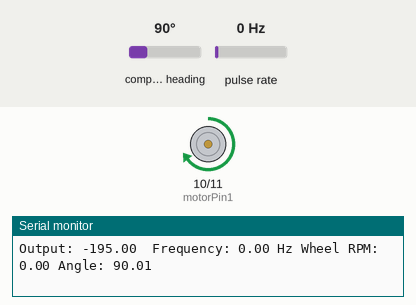
This sketch was run on a simulated Arduino Uno, built with avr-gcc and run on an emulated ATmega328P. Shown: motor-driver pin pairs drawn as motors (green arrow = first pin HIGH = forward, orange = second pin HIGH = backward, longer = more drive, scaled by the enable pin), the last lines printed to the serial monitor. Wiring (inferred from the names in the program): pulse sensor: data pin 2. Inputs (shaded band) come from the test bench; at power-on: compass heading 90°, pulse rate 0 Hz.

Above: at 1.3 s.
1.4 s: compass heading set to 248°
At 2.5 s:
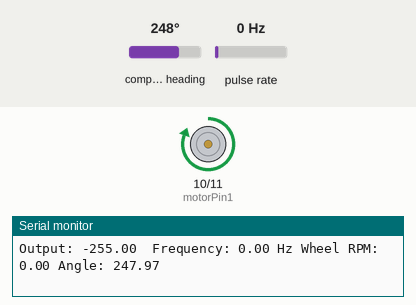
2.9 s: compass heading set to 255°
At 3.6 s:
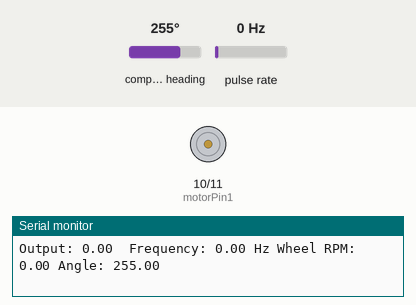
4.4 s: compass heading set to 125°
7.4 s: compass heading set to 115°
At 8.3 s:
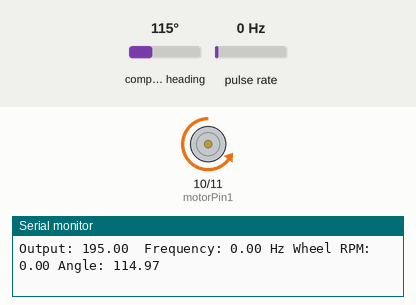
Timing chart, 0 to 10.4 s (numbered marks = the images above; inputs shaded):
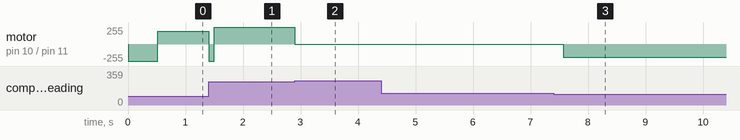

The sketch:

UpsideDownPendulum.ino
```cpp
#include <Wire.h>
#include <AS5600.h>
#include <PID_v1.h>
AS5600  as5600;  //create sensor object
unsigned long currentMs;  //current time variable
unsigned long lastMs;     // time of last measurement
const unsigned int FREE_RUN_PERIOD_MS = 100; //sampling period
float sig_angle_deg;  // angle measurement

// Motor control pins
const int motorPin1 = 10; // IN1
const int motorPin2 = 11; // IN2
const int enablePin = 9;  // ENA (PWM pin for speed control)

// Encoder pin
const int encoderPin = 2; // use just one encoder pin for simplicity
unsigned long lastOutputChange = 0;
volatile int pulseCount = 0;  // pulse counter
const int pulsesPerRevolution = 11; // pulses per rotation from each encoder wire

unsigned long lastTime = 0;   // store last time measurement
double frequency = 0;         // measured frequency

int graphinterval = 100; //in milliseconds

double Setpoint = 0;     // target angle
double Input    = 0;     // current angle
double output   = 0;     // PID output (-255..255)
double deadzone = 45;    // zone of the motor where it doesnt spin

// PID tuning parameters
double Kp = 45;
double Ki = 0.0;
double Kd = 4.7;

// Create PID controller
PID anglePID(&Input, &output, &Setpoint, Kp, Ki, Kd, DIRECT);

double reductionRatio = 4.4;

double wheelRPM = 0;

double theta1=120;
double theta2=60;
double theta3=289;
double theta4=229.5;
double theta5=255;
double theta6 = 260;
double theta7 = 250;


bool positiveDirection = true;

void countPulse();


  void setup() {
  pinMode(motorPin1, OUTPUT);
  pinMode(motorPin2, OUTPUT);
  pinMode(enablePin, OUTPUT);

  pinMode(encoderPin, INPUT_PULLUP); // 1 encoder input

  attachInterrupt(digitalPinToInterrupt(encoderPin), countPulse, RISING);
  Wire.begin();     // Initialize I2C
  as5600.begin();   // Initialize sensor
  //initial push
  output = 0;
    while (output > -200) {
        output -= 8;
        analogWrite(enablePin, output);
        digitalWrite(motorPin1, LOW);
        digitalWrite(motorPin2, HIGH);
        delay(5);
    }

  analogWrite(enablePin, 0);

  lastTime = millis();  // Initialize timing
  Serial.begin(9600);  // Initialize Serial Monitor

  // PID config
  anglePID.SetMode(AUTOMATIC);
  anglePID.SetOutputLimits(-210, 210);

  // -------- Set your desired angle here --------
  Setpoint = theta5;  // target angle (0–360 degrees)
}

void loop() {
  double angleDeg = as5600.readAngle() * 0.0879;
  //check to see if the pendulum is at the bottom range (theta 1&2)
  if(angleDeg>theta2 && angleDeg < theta1){
    //check which direction the pendulum has to spin in
    if(positiveDirection == true && output <150)
    {
      output +=5;
      delay(5);

    }
    else if(positiveDirection == false && output >-150){
      output-=5;
      delay(5);
    }
  }
  // check if the pendulum is at the top (between)
  else if(angleDeg > theta4 && angleDeg < theta3){
    if(angleDeg < theta6 && angleDeg > theta7){
      output =0;
    }
    else{

  //runs PID
    Input = angleDeg;


  // Run PID
    anglePID.Compute();

    }


  }
  //decides the direction
  else{

    if(angleDeg < theta2)
    {
      positiveDirection = true;
    }
    else{
      positiveDirection = false;
    }
  }


  double motorCmd = -output;

  // adds or substracts the deadzone based on if its positive or negative
  motorCmd =
    (motorCmd>0) ? (motorCmd+ deadzone):
    (motorCmd<0) ? (motorCmd-deadzone):
        0;


    motorCmd = constrain(motorCmd, -255, 255); //makes sure the output stays in the range of the motor

    // Motor direction + speed
  if (motorCmd > 0)
  {
    digitalWrite(motorPin1, LOW);
    digitalWrite(motorPin2, HIGH);

  }
  else
  {
    digitalWrite(motorPin1, HIGH);
    digitalWrite(motorPin2, LOW);


  }

  analogWrite(enablePin, abs(motorCmd));

  // Frequency calculation every 0.5 seconds
  if (millis() - lastTime >= graphinterval) {
    noInterrupts();
    int count = pulseCount;
    pulseCount = 0;
    interrupts();

    frequency = count / (pulsesPerRevolution*(graphinterval/100)); // frequency in Hz
    wheelRPM = (count * 60.0) / (reductionRatio);
// waardes opslaan in lijst om te plotten
    Serial.print("Output: ");
    Serial.print(motorCmd);
    Serial.print("  Frequency: ");
    Serial.print(frequency);
    Serial.print(" Hz");
    Serial.print(" Wheel RPM: ");
    Serial.print(wheelRPM);


    lastMs = currentMs;
    // sig_angle_deg = (float)as5600.readAngle()*0.0879; //0.0879=360/4096;  // degrees [0..360)
    Serial.print(" Angle: ");
    Serial.print(angleDeg);
    Serial.print('\t');

    Serial.println();
    lastTime = millis();
  }
}

void countPulse() {
  pulseCount++;  // increment each pulse
}
```

Measured:
- the behaviour switches between 250 and 251° on compass heading (found by bisection; images 1 and 2)
- the behaviour switches between 121 and 120° on compass heading (found by bisection; images 2 and 3)
- after the input at 1.4 s, motor on pin 10 (motorPin1) / pin 11 (motorPin2): forward 195/255 → backward 255/255 at once, → forward 255/255 0.10 s later
- after the input at 2.9 s, motor on pin 10 (motorPin1) / pin 11 (motorPin2): forward 255/255 → stopped at once
- after the input at 7.4 s, motor on pin 10 (motorPin1) / pin 11 (motorPin2): stopped → backward 195/255 after 0.17 s
